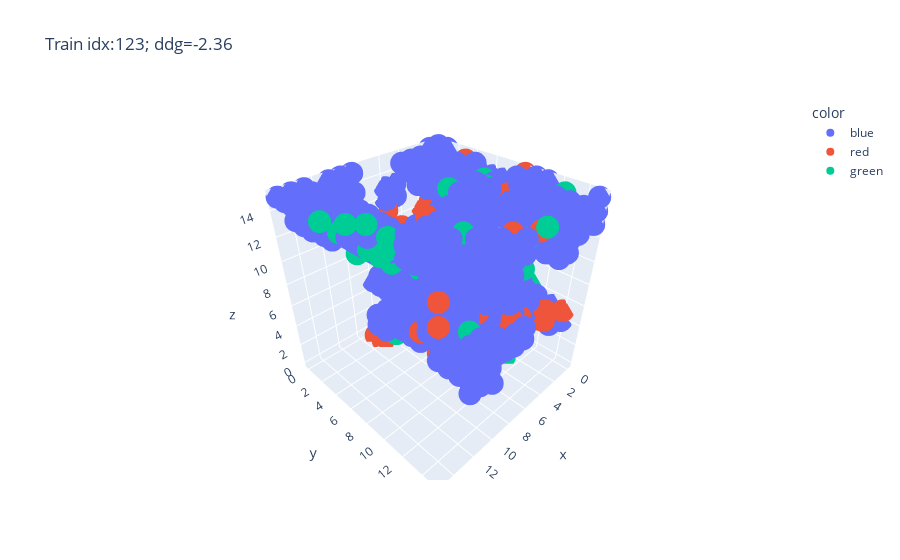
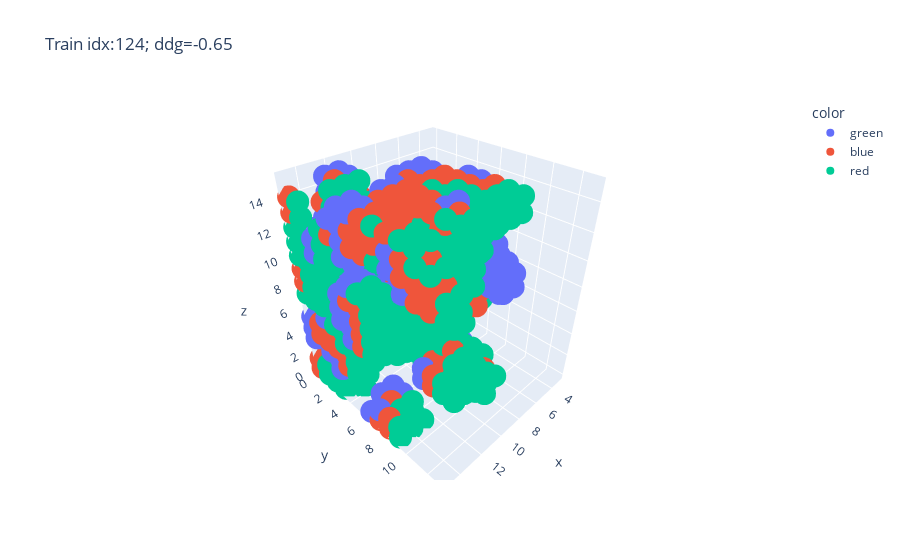
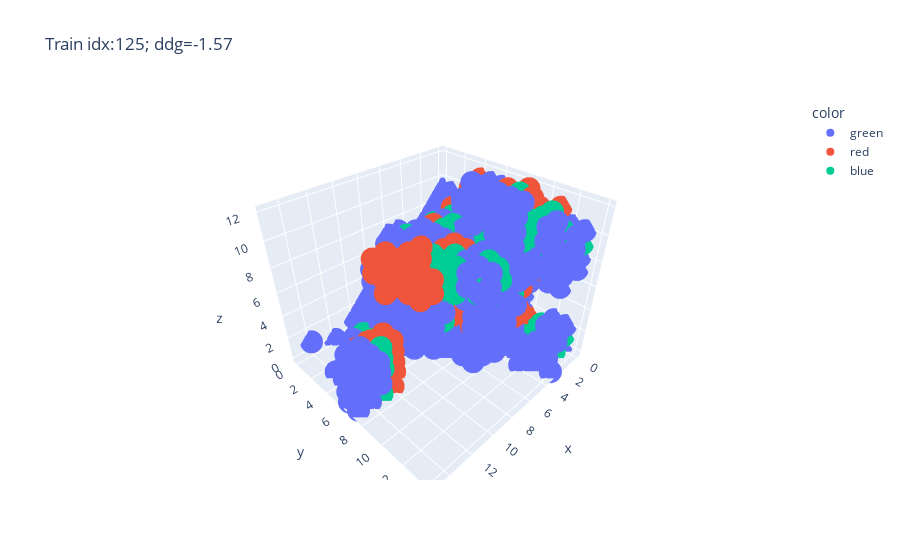
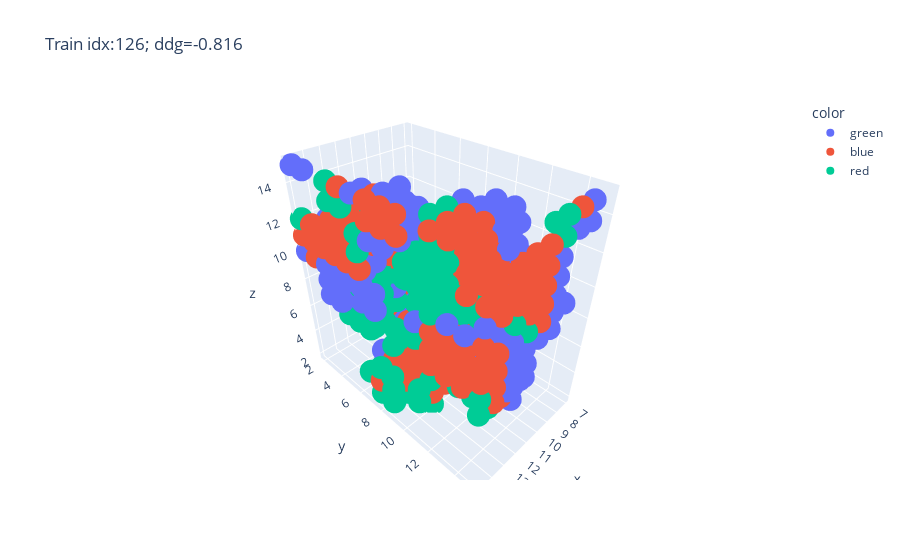

Notebook source saved alongside these figures, in order:
### Markdown cell above
## Plotting voxel representation of features

In the following plots we use 3D scatterplot to demonstrate training samples. 
Specifically we plot `occupancy` feature that represents probability that certain voxel is occpupied by an atom.
Recall that each training/test sample uses a combination of wildetype+mutant features. So we use the following color-coding:
* blue color represents voxels that are occupied in both wildtype and mutant structures 
* red color represents voxels that are occupied only in the mutant structure
* green color represents voxels that are occupied only in the wildtype structure

### Code cell
from plotly.offline import init_notebook_mode
init_notebook_mode(connected=True)

def plot_voxels():
    for i in [123, 124, 125, 126]:
        df = pd.DataFrame([(x, y1, z) for x in range(16) for y1 in range(16) for z in range(16)], columns=['x', 'y', 'z'])
        df['occupancy1'] = df_train.iloc[i].features[6, :, :, :].flatten() > 0.9
        df['occupancy2'] = df_train.iloc[i].features[13, :, :, :].flatten() > 0.9
        df.loc[df.occupancy1 | df.occupancy2, 'color'] = 'blue'
        df.loc[~df.occupancy1 & df.occupancy2, 'color'] = 'red'
        df.loc[df.occupancy1 & ~df.occupancy2, 'color'] = 'green'
        ddg = df_train.ddG[i]
        fig = px.scatter_3d(df.dropna(), x='x', y='y', z='z', color='color', title=f"Train idx:{i}; ddg={ddg}")
        fig.show()
        
plot_voxels()

### Figure 1 — Plotly figure (JSON) as saved in the notebook; plotly's stock layout.template omitted (floating-point values rounded to 4 significant figures; data arrays with more than 128 entries replaced by an {"elided": "..."} marker saying what was removed)
{"data": [{"hovertemplate": "color=blue<br>x=%{x}<br>y=%{y}<br>z=%{z}<extra></extra>", "legendgroup": "blue", "marker": {"color": "#636efa", "symbol": "circle"}, "mode": "markers", "name": "blue", "scene": "scene", "showlegend": true, "type": "scatter3d", "x": {"elided": "1003 int values"}, "y": {"elided": "1003 int values"}, "z": {"elided": "1003 int values"}}, {"hovertemplate": "color=red<br>x=%{x}<br>y=%{y}<br>z=%{z}<extra></extra>", "legendgroup": "red", "marker": {"color": "#EF553B", "symbol": "circle"}, "mode": "markers", "name": "red", "scene": "scene", "showlegend": true, "type": "scatter3d", "x": [0, 0, 0, 0, 0, 0, 0, 0, 1, 1, 1, 2, 2, 2, 2, 2, 3, 3, 3, 4, 4, 4, 4, 4, 5, 5, 5, 6, 6, 6, 6, 6, 6, 7, 7, 7, 7, 7, 7, 7, 7, 7, 7, 7, 7, 8, 8, 8, 8, 8, 8, 9, 9, 9, 9, 10, 10, 10, 11], "y": [3, 4, 6, 9, 11, 12, 14, 14, 4, 13, 13, 0, 6, 9, 10, 12, 3, 11, 12, 3, 4, 4, 4, 11, 8, 12, 14, 0, 1, 2, 2, 3, 8, 0, 0, 2, 3, 4, 4, 5, 9, 11, 11, 12, 14, 0, 0, 1, 2, 10, 14, 1, 2, 7, 9, 0, 9, 10, 11], "z": [12, 5, 5, 15, 3, 3, 5, 13, 15, 4, 5, 10, 11, 14, 4, 4, 6, 5, 5, 0, 3, 4, 7, 3, 1, 6, 14, 11, 9, 8, 10, 10, 0, 0, 10, 2, 11, 2, 11, 1, 2, 7, 8, 11, 8, 0, 8, 1, 1, 3, 15, 0, 0, 4, 3, 11, 15, 9, 8]}, {"hovertemplate": "color=green<br>x=%{x}<br>y=%{y}<br>z=%{z}<extra></extra>", "legendgroup": "green", "marker": {"color": "#00cc96", "symbol": "circle"}, "mode": "markers", "name": "green", "scene": "scene", "showlegend": true, "type": "scatter3d", "x": [0, 0, 0, 0, 0, 1, 1, 1, 2, 2, 2, 2, 2, 3, 3, 3, 3, 3, 3, 4, 4, 4, 4, 4, 4, 4, 4, 4, 4, 4, 4, 5, 5, 5, 5, 5, 5, 5, 5, 5, 5, 5, 5, 5, 5, 5, 5, 5, 5, 6, 6, 6, 6, 6, 6, 6, 6, 6, 6, 6, 6, 6, 6, 6, 6, 6, 6, 6, 6, 6, 6, 6, 6, 7, 7, 7, 7, 7, 7, 7, 7, 7, 7, 7, 7, 7, 7, 8, 8, 8, 8, 8, 8, 8, 8, 9, 9, 9, 9, 9, 9, 10, 10, 10, 10, 10, 10, 11, 11, 12, 12, 15], "y": [5, 8, 10, 10, 11, 3, 6, 13, 3, 5, 7, 9, 12, 5, 5, 5, 6, 9, 11, 4, 4, 5, 5, 5, 5, 6, 6, 6, 7, 9, 13, 3, 4, 5, 5, 5, 5, 6, 6, 6, 6, 7, 7, 7, 7, 8, 8, 9, 11, 4, 5, 5, 5, 5, 6, 6, 6, 6, 6, 6, 7, 7, 7, 7, 7, 7, 7, 8, 8, 8, 8, 9, 15, 5, 5, 6, 6, 6, 7, 7, 7, 8, 8, 8, 9, 9, 14, 3, 5, 7, 8, 8, 8, 11, 15, 2, 4, 4, 9, 10, 12, 1, 4, 5, 5, 9, 12, 4, 4, 2, 3, 5], "z": [1, 13, 4, 5, 6, 14, 14, 15, 4, 4, 14, 7, 11, 10, 11, 14, 11, 5, 0, 10, 11, 9, 10, 11, 12, 9, 10, 11, 10, 4, 13, 0, 9, 8, 9, 10, 11, 8, 9, 10, 11, 8, 10, 11, 12, 10, 11, 7, 0, 9, 8, 9, 10, 11, 7, 8, 9, 10, 11, 12, 7, 8, 9, 10, 11, 12, 15, 8, 9, 10, 11, 10, 15, 8, 9, 7, 8, 9, 9, 10, 11, 10, 11, 13, 5, 10, 13, 3, 10, 10, 5, 10, 12, 14, 13, 9, 2, 9, 6, 12, 7, 9, 10, 11, 12, 7, 15, 11, 13, 12, 13, 15]}], "layout": {"legend": {"title": {"text": "color"}, "tracegroupgap": 0}, "scene": {"domain": {"x": [0, 1], "y": [0, 1]}, "xaxis": {"title": {"text": "x"}}, "yaxis": {"title": {"text": "y"}}, "zaxis": {"title": {"text": "z"}}}, "title": {"text": "Train idx:123; ddg=-2.36"}}}

### Figure 2 — Plotly figure (JSON) as saved in the notebook; plotly's stock layout.template omitted (floating-point values rounded to 4 significant figures; data arrays with more than 128 entries replaced by an {"elided": "..."} marker saying what was removed)
{"data": [{"hovertemplate": "color=green<br>x=%{x}<br>y=%{y}<br>z=%{z}<extra></extra>", "legendgroup": "green", "marker": {"color": "#636efa", "symbol": "circle"}, "mode": "markers", "name": "green", "scene": "scene", "showlegend": true, "type": "scatter3d", "x": {"elided": "313 int values"}, "y": {"elided": "313 int values"}, "z": {"elided": "313 int values"}}, {"hovertemplate": "color=blue<br>x=%{x}<br>y=%{y}<br>z=%{z}<extra></extra>", "legendgroup": "blue", "marker": {"color": "#EF553B", "symbol": "circle"}, "mode": "markers", "name": "blue", "scene": "scene", "showlegend": true, "type": "scatter3d", "x": {"elided": "525 int values"}, "y": {"elided": "525 int values"}, "z": {"elided": "525 int values"}}, {"hovertemplate": "color=red<br>x=%{x}<br>y=%{y}<br>z=%{z}<extra></extra>", "legendgroup": "red", "marker": {"color": "#00cc96", "symbol": "circle"}, "mode": "markers", "name": "red", "scene": "scene", "showlegend": true, "type": "scatter3d", "x": {"elided": "338 int values"}, "y": {"elided": "338 int values"}, "z": {"elided": "338 int values"}}], "layout": {"legend": {"title": {"text": "color"}, "tracegroupgap": 0}, "scene": {"domain": {"x": [0, 1], "y": [0, 1]}, "xaxis": {"title": {"text": "x"}}, "yaxis": {"title": {"text": "y"}}, "zaxis": {"title": {"text": "z"}}}, "title": {"text": "Train idx:124; ddg=-0.65"}}}

### Figure 3 — Plotly figure (JSON) as saved in the notebook; plotly's stock layout.template omitted (floating-point values rounded to 4 significant figures; data arrays with more than 128 entries replaced by an {"elided": "..."} marker saying what was removed)
{"data": [{"hovertemplate": "color=green<br>x=%{x}<br>y=%{y}<br>z=%{z}<extra></extra>", "legendgroup": "green", "marker": {"color": "#636efa", "symbol": "circle"}, "mode": "markers", "name": "green", "scene": "scene", "showlegend": true, "type": "scatter3d", "x": {"elided": "352 int values"}, "y": {"elided": "352 int values"}, "z": {"elided": "352 int values"}}, {"hovertemplate": "color=red<br>x=%{x}<br>y=%{y}<br>z=%{z}<extra></extra>", "legendgroup": "red", "marker": {"color": "#EF553B", "symbol": "circle"}, "mode": "markers", "name": "red", "scene": "scene", "showlegend": true, "type": "scatter3d", "x": {"elided": "234 int values"}, "y": {"elided": "234 int values"}, "z": {"elided": "234 int values"}}, {"hovertemplate": "color=blue<br>x=%{x}<br>y=%{y}<br>z=%{z}<extra></extra>", "legendgroup": "blue", "marker": {"color": "#00cc96", "symbol": "circle"}, "mode": "markers", "name": "blue", "scene": "scene", "showlegend": true, "type": "scatter3d", "x": {"elided": "418 int values"}, "y": {"elided": "418 int values"}, "z": {"elided": "418 int values"}}], "layout": {"legend": {"title": {"text": "color"}, "tracegroupgap": 0}, "scene": {"domain": {"x": [0, 1], "y": [0, 1]}, "xaxis": {"title": {"text": "x"}}, "yaxis": {"title": {"text": "y"}}, "zaxis": {"title": {"text": "z"}}}, "title": {"text": "Train idx:125; ddg=-1.57"}}}

### Figure 4 — Plotly figure (JSON) as saved in the notebook; plotly's stock layout.template omitted (floating-point values rounded to 4 significant figures; data arrays with more than 128 entries replaced by an {"elided": "..."} marker saying what was removed)
{"data": [{"hovertemplate": "color=green<br>x=%{x}<br>y=%{y}<br>z=%{z}<extra></extra>", "legendgroup": "green", "marker": {"color": "#636efa", "symbol": "circle"}, "mode": "markers", "name": "green", "scene": "scene", "showlegend": true, "type": "scatter3d", "x": {"elided": "225 int values"}, "y": {"elided": "225 int values"}, "z": {"elided": "225 int values"}}, {"hovertemplate": "color=blue<br>x=%{x}<br>y=%{y}<br>z=%{z}<extra></extra>", "legendgroup": "blue", "marker": {"color": "#EF553B", "symbol": "circle"}, "mode": "markers", "name": "blue", "scene": "scene", "showlegend": true, "type": "scatter3d", "x": {"elided": "293 int values"}, "y": {"elided": "293 int values"}, "z": {"elided": "293 int values"}}, {"hovertemplate": "color=red<br>x=%{x}<br>y=%{y}<br>z=%{z}<extra></extra>", "legendgroup": "red", "marker": {"color": "#00cc96", "symbol": "circle"}, "mode": "markers", "name": "red", "scene": "scene", "showlegend": true, "type": "scatter3d", "x": {"elided": "147 int values"}, "y": {"elided": "147 int values"}, "z": {"elided": "147 int values"}}], "layout": {"legend": {"title": {"text": "color"}, "tracegroupgap": 0}, "scene": {"domain": {"x": [0, 1], "y": [0, 1]}, "xaxis": {"title": {"text": "x"}}, "yaxis": {"title": {"text": "y"}}, "zaxis": {"title": {"text": "z"}}}, "title": {"text": "Train idx:126; ddg=-0.816"}}}
